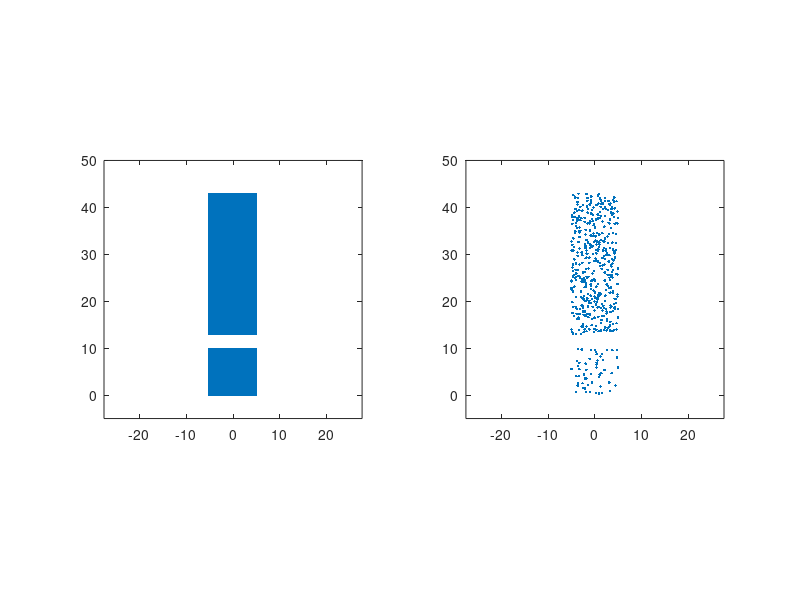

This figure's MATLAB source: (Note: this script raises an error after producing the figure.)
clear all 
close all



%%
%%%%%%%%%%%%%%%%%%%%%%%% make sq %%%%%%%%%%%%%%%%%%%%%%%%%%%%%%%%%%%%%%%%%%
%%%%%%%%%%%%%%%%%%%%%%%%%%%%%%%%%%%%%%%%%%%%%%%%%%%%%%%%%%%%%%%%%%%%%%%%%%%
numbPointsFactor = 2;
% space = 0.2;
% xlength = 25*numbPointsFactor;
% ylength = 25*numbPointsFactor;

space = 0.1675;
xlength = 30*numbPointsFactor;
ylength = 30*numbPointsFactor;


dataSqAllX = [];
dataSqAllY = [];
counter1 = 0;

for n = 1 : xlength
    
    counter2 = 0;

    for nn = 1 : ylength
        
        dataSqX = counter1;
        dataSqY = counter2;

%         
%         plot(dataSqX,dataSqY,'.')
%         hold on
%         pause
        dataSqAllX = [dataSqAllX dataSqX];
        dataSqAllY = [dataSqAllY dataSqY];

    counter2 = counter2 + space;

    end
    counter1 = counter1 + space;

end

%%
%%%%%%%%%%%%%%% make elongated cluster %%%%%%%%%%%%%%%%%%%%%%%%%%%%%%%%%%%%
%%%%%%%%%%%%%%%%%%%%%%%%%%%%%%%%%%%%%%%%%%%%%%%%%%%%%%%%%%%%%%%%%%%%%%%%%%%

space = 0.1;
xlength = 50*numbPointsFactor;
ylength = 150*numbPointsFactor;

dataSqAllX2 = [];
dataSqAllY2 = [];
counter1 = 0;

for n = 1 : xlength
    
    counter2 = 0;

    for nn = 1 : ylength
        
        dataSqX2 = counter1;
        dataSqY2 = counter2;

%         
%         plot(dataSqX2,dataSqY2,'.')
%         hold on
%          pause
        dataSqAllX2 = [dataSqAllX2 dataSqX2];
        dataSqAllY2 = [dataSqAllY2 dataSqY2];

    counter2 = counter2 + space;

    end
    counter1 = counter1 + space;

end




%%
%%%%%%%% assemble data set %%%%%%%%%%%%%%%%%%%%%%%%%%%%%%%%%%%%%%%%%%%%%%%%
%%%%%%%%%%%%%%%%%%%%%%%%%%%%%%%%%%%%%%%%%%%%%%%%%%%%%%%%%%%%%%%%%%%%%%%%%%%


dataAll1 = [];
dataAll1(:,1) = dataSqAllX;
dataAll1(:,2) = dataSqAllY;

dataAll2 = [];
dataAll2(:,1) = dataSqAllX2;
dataAll2(:,2) = dataSqAllY2 + 13;

% dataAll3 = [];
% dataAll3(:,1) = dataSqAllX + 0.5;
% dataAll3(:,2) = dataSqAllY + 45;



dataAll = [];
% dataAll = [dataAll1' dataAll2' dataAll3']';
dataAll = [dataAll1' dataAll2']';

%center in y


dataAll(:,2) = dataAll(:,2);
dataAll(:,1) = dataAll(:,1)-5;


%%
%%%%%%%%%%% pick rand numbers from distribution %%%%%%%%%%%%%%%%%%%%%%%%%%%
%%%%%%%%%%%%%%%%%%%%%%%%%%%%%%%%%%%%%%%%%%%%%%%%%%%%%%%%%%%%%%%%%%%%%%%%%%%

indperm = randperm(length(dataAll));
data = dataAll(indperm(1:500),:);



figure
subplot(1,2,1)
plot(dataAll(:,1),dataAll(:,2), '.')
axis square
axis([-27.5 27.5 -5 50])


subplot(1,2,2)
plot(data(:,1),data(:,2), '.')
axis square
axis([-27.5 27.5 -5 50])

%%
%%%%%%%%%%%%%% save data set %%%%%%%%%%%%%%%%%%%%%%%%%%%%%%%%%%%%%%%%%%%%%%
%%%%%%%%%%%%%%%%%%%%%%%%%%%%%%%%%%%%%%%%%%%%%%%%%%%%%%%%%%%%%%%%%%%%%%%%%%%

%save('exclamationMarkUnif_1.mat' ,'data')

%%
%%%%%%%%%%%%% apply density peak clustering %%%%%%%%%%%%%%%%%%%%%%%%%%%%%%%
%%%%%%%%%%%%%%%%%%%%%%%%%%%%%%%%%%%%%%%%%%%%%%%%%%%%%%%%%%%%%%%%%%%%%%%%%%%

makePlot = 0;
numbPointsToShow = 100;
distAlreadyCalc = 0;
percent = 1 : 1: 100;
percOrdc = 1;
multirep = 10;
clear var densityPeaksClusteringStruct

for n  = 1 : length(percent)

    tic
[indClusterCenters,clusterCore,clusterHalo,diffDiviation,diffDiviationReg,diffDiviationNorm,difference,deviationNorm,idx,distanceSquare,rho,delta,gama,dc(n)] = densityPeaksClusteringRandCorrectDc_3(data,percent(n),percOrdc,multirep,distAlreadyCalc,numbPointsToShow,makePlot);
toc
clusterAssign = clusterCore + clusterHalo;

%%
%%%%%%%%%%%%%%%%%% save variables %%%%%%%%%%%%%%%%%%%%%%%%%%%%%%%%%%%%%%%%%
%%%%%%%%%%%%%%%%%%%%%%%%%%%%%%%%%%%%%%%%%%%%%%%%%%%%%%%%%%%%%%%%%%%%%%%%%%%

densityPeaksClusteringStruct(n).indClusterCenters = indClusterCenters;
densityPeaksClusteringStruct(n).clusterCore = clusterCore;
densityPeaksClusteringStruct(n).clusterHalo = clusterHalo;
densityPeaksClusteringStruct(n).diffDiviation = diffDiviation;
densityPeaksClusteringStruct(n).diffDiviationReg = diffDiviationReg;
densityPeaksClusteringStruct(n).diffDiviationNorm = diffDiviationNorm;
densityPeaksClusteringStruct(n).difference = difference;
densityPeaksClusteringStruct(n).idx = idx;
% densityPeaksClusteringStruct(n).indClusterCenters = distanceSquare;
densityPeaksClusteringStruct(n).rho = rho;
densityPeaksClusteringStruct(n).delta = delta;
densityPeaksClusteringStruct(n).gama = gama;
densityPeaksClusteringStruct(n).clusterAssign = clusterAssign;
densityPeaksClusteringStruct(n).deviationNorm = deviationNorm;



end


%%
%%%%%%%%%%%%%% make found number of clusters matrix %%%%%%%%%%%%%%%%%%%%%%%
%%%%%%%%%%%%%%%%%%%%%%%%%%%%%%%%%%%%%%%%%%%%%%%%%%%%%%%%%%%%%%%%%%%%%%%%%%%

numbPointsToShow = 5;
%make zero matrix with correct size
numbClustersMatrix = zeros( length(densityPeaksClusteringStruct), numbPointsToShow);

for nn = 1 : length(densityPeaksClusteringStruct)
    
    
numbClusters = length(densityPeaksClusteringStruct(nn).indClusterCenters);

numbClustersMatrix(nn,numbClusters) = 1;


end

% figure
% imagesc(numbClustersMatrix)
% % axis off
% axis square
% colormap gray
% xlabel('Number of clusters')
% ylabel('dc (%)')



%%
%%%%%%%%%%%%%  make plot %%%%%%%%%%%%%%%%%%%%%%%%%%%%%%%%%%%%%%%%%%%%%%%%%%
%%%%%%%%%%%%%%%%%%%%%%%%%%%%%%%%%%%%%%%%%%%%%%%%%%%%%%%%%%%%%%%%%%%%%%%%%%%

%calcualte density for 
nBins = 30;
xb = linspace(-27.5, 27.5,nBins);
yb = linspace(-5,50,nBins);

edges{1} = xb;
edges{2} = yb;

% hist3(X,'Edges',edges)
[N,C] = hist3(dataAll,'Edges',edges);


figure
subplot(1,3,1)
% plot(dataAll(:,1),dataAll(:,2), 'k.')
% figure
contourf(xb,yb, (N/(max(max(N))))',6)
axis square
axis([-27.5 27.5 -5 50])
xlabel('Dim 1')
ylabel('Dim 2')

subplot(1,3,2)
plot(data(:,1),data(:,2), 'k.')
axis square
axis([-27.5 27.5 -5 50])
box off
xlabel('Dim 1')
ylabel('Dim 2')

subplot(1,3,3)
imagesc(numbClustersMatrix)
% axis off
axis square
colormap gray
xlabel('Number of clusters')
ylabel('dc (%)')


%%
%%%%%%%%%%%%% apply density peak clustering %%%%%%%%%%%%%%%%%%%%%%%%%%%%%%%
%%%%%%%%%%%%%%%%%%%%%%%%%%%%%%%%%%%%%%%%%%%%%%%%%%%%%%%%%%%%%%%%%%%%%%%%%%%


makePlot = 0;
numbPointsToShow = 30;
distAlreadyCalc = 0;
percentThis = 17;
percOrdc = 1;
multirep = 0;
[indClusterCenters,clusterCore,clusterHalo,diffDiviation,diffDiviationReg,diffDiviationNorm,difference,deviationNorm,idx,distanceSquare,rho,delta,gama,rhoRand,deltaRand,gamaRand,dc] = densityPeaksClusteringRandCorrectDc_4(data,percentThis,percOrdc,multirep,distAlreadyCalc,numbPointsToShow,makePlot);


clusterAssign = clusterCore + clusterHalo;


%%
%%%%%%%%%%% make density valley clustering %%%%%%%%%%%%%%%%%%%%%%%%%%%%%%%%%
%%%%%%%%%%%%%%%%%%%%%%%%%%%%%%%%%%%%%%%%%%%%%%%%%%%%%%%%%%%%%%%%%%%%%%%%%%%

uniqueClustecentersNumb = unique(clusterAssign);
uniqueClustecentersNumb(find(uniqueClustecentersNumb == 0)) = [];

col =  jet(length(uniqueClustecentersNumb));



figure


subplot(1,3,1)

for n = 1 : length(uniqueClustecentersNumb)% loop through each cluster

plot(rho,data(:,2), 'k.')
hold on
plot(rho(indClusterCenters(n)),data(indClusterCenters(n),2), 'o','MarkerSize',10,'MarkerFaceColor',col(n,:),'MarkerEdgeColor','k');

axis square
box off
ylabel('Dim 2')
xlabel('\rho')

end




subplot(1,3,2)
for n = 1 : length(uniqueClustecentersNumb)% loop through each cluster

plot(rho,delta,'k.') 
hold on
plot(rho(indClusterCenters(n)),delta(indClusterCenters(n)), 'o','MarkerSize',10,'MarkerFaceColor',col(n,:),'MarkerEdgeColor','k');
plot(rhoRand,deltaRand,'.', 'color', [0 0.8 0]) 
axis square
box off
xlabel('\rho')
ylabel('\delta')
end
%

%plot solution
% subplot(2,3,6)
subplot(1,3,3)




 for n = 1 : length(uniqueClustecentersNumb)% loop through each cluster
%       n =1
      %cluster core
      indThisClusterCore = find(clusterAssign == uniqueClustecentersNumb(n));
      
      %cluster halo
%       indThisClusterHalo = find(clusterHalo == uniqueClustecentersNumb(n));
     

      %plot cluster core
      plot(data(indThisClusterCore,1),data(indThisClusterCore,2), '.','color', col(n,:))
      hold on
      
%       plot(data(indThisClusterHalo,1),data(indThisClusterHalo,2), '.','color', col(n,:))%,'MarkerEdgeColor', col(n,:))%,'MarkerSize',2)
      
%       plot(data(indClusterCenters(n),1),data(indClusterCenters(n),2), 'o','MarkerFaceColor', col(n,:),'MarkerEdgeColor', 'k','MarkerSize',10,'lineWidth',3)
      plot(data(indClusterCenters(n),1),data(indClusterCenters(n),2), 'o','MarkerSize',10,'MarkerFaceColor',col(n,:),'MarkerEdgeColor','k');
      box off
%       pause
 end
 axis square
axis([-27.5 27.5 -5 50])
xlabel('Dim 1') 
ylabel('Dim 2') 

